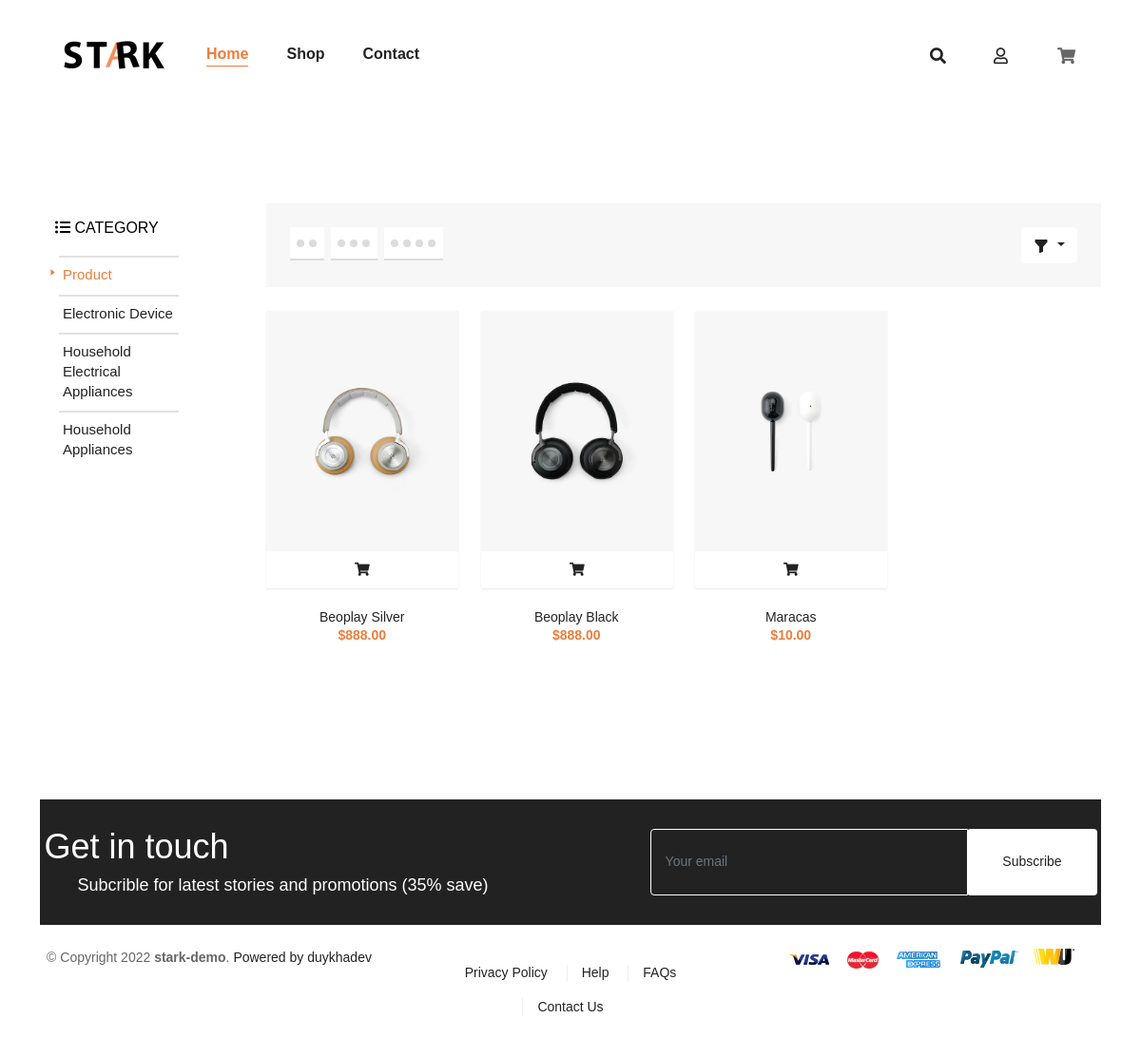
/category.php?id=1, run on the app's committed database.
### tables this page shows
CREATE TABLE IF NOT EXISTS `categories` (
  `id` int(11) NOT NULL AUTO_INCREMENT,
  `category_name` varchar(255) NOT NULL,
  PRIMARY KEY (`id`)
);

CREATE TABLE IF NOT EXISTS `products_categories` (
  `product_id` int(11) NOT NULL,
  `category_id` int(11) NOT NULL,
  PRIMARY KEY (`product_id`,`category_id`)
);

CREATE TABLE IF NOT EXISTS `products` (
  `id` int(11) NOT NULL AUTO_INCREMENT,
  `product_name` varchar(255) NOT NULL,
  `product_price` float NOT NULL,
  `product_photo` varchar(255) NOT NULL,
  `product_description` text,
  `product_star` int DEFAULT NULL,
  `product_like` int DEFAULT '0',
  `product_view` int DEFAULT '0',
  PRIMARY KEY (`id`)
);

### app/models/Model.php (called while the page is built)
<?php
class Model
{
    public static $connection = NULL;
    public function  __construct() {
        if (!self::$connection) {
            self::$connection = new mysqli(DB_HOST, DB_USER, DB_PASS, DB_NAME);
            self::$connection -> set_charset('utf8mb4');
        }
        return self::$connection;
    }
    public function select($sql)
    {
        $sql -> execute();
        $items = $sql -> get_result() -> fetch_all(MYSQLI_ASSOC);
        return $items;
    }
}

### app/models/CategoryModel.php (called while the page is built, shortened)
<?php
class CategoryModel extends Model
{
    public function getAllCategory()
    {
        $sql = parent::$connection -> prepare('SELECT * FROM categories');
        return parent::select($sql);
    }
}

### app/models/ProductModel.php (called while the page is built, shortened)
<?php
class ProductModel extends Model
{
    public function getProductInCategoryByPage($page, $perpage, $id)
    {
        $start = ($page - 1) * $perpage;
        $sql = parent::$connection->prepare('SELECT * FROM products INNER JOIN products_categories ON products.id = products_categories.product_id WHERE category_id=? LIMIT ?, ?;');
        $sql->bind_param('iii', $id, $start, $perpage);
        return parent::select($sql);
    }
}

### category.php (the view, shortened to what this page needs)
<?php
if (isset($_GET['id'])) {
  $productModel = new ProductModel();
  $id = $_GET['id'];
  if (isset($_GET['page'])) {
    $page = $_GET['page'];
  } else {
    $page = 1;
  }
  $perpage = 8;
  $productOfCategoryList = $productModel->getProductInCategoryByPage($page, $perpage, $id);
}
if (isset($_SESSION['category'])) {
  $id = $_SESSION['category'];
  $productModel = new ProductModel();
  if (isset($_GET['page'])) {
    $page = $_GET['page'];
  } else {
    $page = 1;
  }
  $perpage = 8;
  if (isset($_GET['sort'])) {
    $_SESSION['categorySort'] = $_GET['sort'];
    if ($_GET['sort'] == 1) {
      $productOfCategoryList = $productModel->getProductsCategorySortUpFollowPrice($id, $page, $perpage);
    } else if ($_GET['sort'] == 2) {
      $productOfCategoryList = $productModel->getProductsCategorySortDownFollowPrice($id, $page, $perpage);
    } else if ($_GET['sort'] == 3) {
      $productOfCategoryList = $productModel->getProductsCategorySortUpFollowStar($id, $page, $perpage);
    } else if ($_GET['sort'] == 4) {
      $productOfCategoryList = $productModel->getProductsCategorySortDownFollowStar($id, $page, $perpage);
    } else {
      $productOfCategoryList = $productModel->getProductInCategoryByPage($page, $perpage, $id);
    }
  } else {
    $productOfCategoryList = $productModel->getProductInCategoryByPage($page, $perpage, $id);
  }
}
$categoryModel = new CategoryModel();
$categoryList = $categoryModel->getAllCategory();
?>
<!DOCTYPE html>
<html lang="en">
<head>
  <link rel="stylesheet" href="./assets/css/main.css">
  <link href="https://cdn.jsdelivr.net/npm/bootstrap@5.0.2/dist/css/bootstrap.min.css" rel="stylesheet">
  <link rel="stylesheet" href="https://cdnjs.cloudflare.com/ajax/libs/font-awesome/5.15.4/css/all.min.css" />
</head>
<body>
  <header>
    <nav class="navbar navbar-expand-lg navbar-light">
      <div class="container">
        <div class="nav-bar-logo">
          <a href="index.php">
            <img src="./assets/img/files/LOGO.png" alt="Logo">
          </a>
        </div>
        <div class="collapse navbar-collapse" id="navbarSupportedContent">
          <ul class="navbar-nav" style="margin: auto;">
            <li class="nav-bar-item active">
              <a href="index.php" class="nav-bar-link active">
                <span class="nav-bar-title">
                  Home
                </span>
              </a>
            </li>
            <li class="nav-bar-item">
              <a href="#shop" class="nav-bar-link">
                <span class="nav-bar-title">
                  Shop
                </span>
              </a>
            </li>
            <li class="nav-bar-item">
              <a href="#contact" class="nav-bar-link">
                <span class="nav-bar-title">
                  Contact
                </span>
              </a>
            </li>
          </ul>
        </div>
        <div class="nav-bar-list-item">
          <ul class="nav-bar-list-item-list">
            <li>
              <a href="#"><i class="fas fa-search search-btn"></i></a>
            </li>
            <li>
              <a href="formIn.php"><i class="far fa-user"></i></a>
            </li>
            <li>
              <div class="header__cart">
                <div class="header__cart-wrap">
                  <i class="header__cart-icon fas fa-shopping-cart"></i>
                </div>
              </div>
            </li>
          </ul>
        </div>
      </div>
    </nav>
  </header>
  <div class="main-content" id="shop">
    <div class="container">
      <div class="row">
        <div class="col-md-2 col-12 js-sidebar">
          <div class="category">
            <h3 class="category__heading">
              <i class="container__category-heading-icon fas fa-list-ul"></i>
              Category
            </h3>
            <ul class="category-list">
              <li class="category-item category-item--active">
                <a href="#" class="category-item__link">
                  <svg viewBox="0 0 4 7" class="category-svg-icon">
                    <polygon points="4 3.5 0 0 0 7"></polygon>
                  </svg>
                  Product
                </a>
              </li>
              <?php
              foreach ($categoryList as $item) :
              ?>
                <li class="category-item">
                  <a href="category.php?id=<?php echo $item['id'] ?>" class="category-item__link"><?php echo $item['category_name'] ?></a>
                </li>
              <?php
              endforeach
              ?>
            </ul>
          </div>
        </div>
        <div class="col">
          <div class="product-style">
            <div class="product-menu">
              <div class="row">
                <div class="col">
                  <?php
                  if (isset($_SESSION['qtyProductInRow_category']) && $_SESSION['qtyProductInRow_category'] == 2) {
                  ?>
                    <a href="category.php?quantityProductInRow=2" class="btn-view btn-view-2 active"></a>
                    <a href="category.php?quantityProductInRow=3" class="btn-view btn-view-3"></a>
                    <a href="category.php?quantityProductInRow=4" class="btn-view btn-view-4"></a>
                  <?php
                  } else if (isset($_SESSION['qtyProductInRow_category']) && $_SESSION['qtyProductInRow_category'] == 3) {
                  ?>
                    <a href="category.php?quantityProductInRow=2" class="btn-view btn-view-2"></a>
                    <a href="category.php?quantityProductInRow=3" class="btn-view btn-view-3 active"></a>
                    <a href="category.php?quantityProductInRow=4" class="btn-view btn-view-4"></a>
                  <?php
                  } else if (isset($_SESSION['qtyProductInRow_category']) && $_SESSION['qtyProductInRow_category'] == 4) {
                  ?>
                    <a href="category.php?quantityProductInRow=2" class="btn-view btn-view-2"></a>
                    <a href="category.php?quantityProductInRow=3" class="btn-view btn-view-3"></a>
                    <a href="category.php?quantityProductInRow=4" class="btn-view btn-view-4 active"></a>
                  <?php
                  } else {
                  ?>
                    <a href="category.php?quantityProductInRow=2" class="btn-view btn-view-2"></a>
                    <a href="category.php?quantityProductInRow=3" class="btn-view btn-view-3"></a>
                    <a href="category.php?quantityProductInRow=4" class="btn-view btn-view-4"></a>
                  <?php
                  }
                  ?>
                </div>
                <div class="col">
                  <div class="dropdown">
                    <a class="btn btn-secondary dropdown-toggle" href="#" role="button" id="dropdownMenuLink" data-bs-toggle="dropdown" aria-expanded="false">
                      <svg xmlns="http://www.w3.org/2000/svg" width="16" height="16" fill="currentColor" class="bi bi-funnel-fill" viewBox="0 0 16 16">
                        <path d="M1.5 1.5A.5.5 0 0 1 2 1h12a.5.5 0 0 1 .5.5v2a.5.5 0 0 1-.128.334L10 8.692V13.5a.5.5 0 0 1-.342.474l-3 1A.5.5 0 0 1 6 14.5V8.692L1.628 3.834A.5.5 0 0 1 1.5 3.5v-2z" />
                      </svg>
                    </a>
                  </div>
                </div>
              </div>
            </div>
            <div class="row">
              <?php
              foreach ($productOfCategoryList as $item) :
                $productImageActive = explode(',', $item['product_photo'])[0];
              ?>
                <?php
                if (isset($_SESSION['qtyProductInRow_category']) && $_SESSION['qtyProductInRow_category'] == 2) {
                ?>
                  <div class="main-product col-sm-6 col-6 col-lg-6">
                    <div class="product-card">
                      <div class="product-card__image-wr">
                        <a href="product.php?id=<?php echo $item['id'] ?>" style="max-width: 480px;">
                          <img src="./assets/img/products/<?php echo $productImageActive ?>" alt="<?php echo $item['product_name'] ?>">
                        </a>
                      </div>
                      <a href="product.php?id=<?php echo $item['id'] ?>">
                        <div class="product-card-buy">
                          <i class="fas fa-shopping-cart"></i>
                        </div>
                      </a>
                      <div class="product-card__info">
                        <a href="product.php?id=<?php echo $item['id'] ?>" class="product-card__name">
                          <?php echo $item['product_name'] ?>
                        </a>
                        <div class="product-card__price">
                          <span class="money">$<?php printf("%.2f", $item['product_price']) ?></span>
                        </div>
                      </div>
                    </div>
                  </div>
                <?php
                } else {
                ?>
                  <div class="main-product col-sm-6 col-6 col-lg-3">
                    <div class="product-card">
                      <div class="product-card__image-wr">
                        <a href="product.php?id=<?php echo $item['id'] ?>" style="max-width: 480px;">
                          <img src="./assets/img/products/<?php echo $productImageActive ?>" alt="<?php echo $item['product_name'] ?>">
                        </a>
                      </div>
                      <a href="product.php?id=<?php echo $item['id'] ?>">
                        <div class="product-card-buy">
                          <i class="fas fa-shopping-cart"></i>
                        </div>
                      </a>
                      <div class="product-card__info">
                        <a href="product.php?id=<?php echo $item['id'] ?>" class="product-card__name">
                          <?php echo $item['product_name'] ?>
                        </a>
                        <div class="product-card__price">
                          <span class="money">$<?php printf("%.2f", $item['product_price']) ?></span>
                        </div>
                      </div>
                    </div>
                  </div>
                <?php
                }
                ?>
              <?php
              endforeach
              ?>
            </div>
          </div>
        </div>
      </div>
    </div>
  </div>
  <div id="contact" class="footer-container">
    <section class="footer-top text-center">
      <div class="container">
        <div class="footer__newsletter mx-auto">
          <div class="footer__newsletter_title">
            <h2 class="font-weight-bold">
              Get in touch
            </h2>
            <p class="font-family-2">Subcrible for latest stories and promotions (35% save)</p>
          </div>
          <div class="form-vertical">
            <form method="post" action="" id="" class="contact-form">
              <div class="input-group form-group">
                <input class="form-control py-4" type="email" value="" placeholder="Your email" name="" id="">
                <div class="input-group-append">
                  <button type="submit" class="btn btn-theme gradient-theme" name="commit">
                    Subscribe
                  </button>
                </div>
              </div>
            </form>
          </div>
        </div>
      </div>
    </section>
  </div>
  <footer class="footer-mid">
    <div class="container">
      <div class="row">
        <div class="col-lg-4 col-md-12 text-center text-lg-left">
          <div class="footer__powered">
            <p>
              © Copyright 2022
              <b>stark-demo</b>.
              <span>
                <a href="https://github.com/dkhak3">Powered by duykhadev</a>
              </span>
            </p>
          </div>
        </div>
        <div class="col-lg-4 col-md-12 text-center">
          <div class="footer-mid__linklist mt-2">
            <ul>
              <li class="d-inline-block px-3 py-2" style="position: relative ;">
                <a href="#" title="Privacy Policy ">Privacy Policy </a>
              </li>
              <li class="d-inline-block px-3 py-2" style="position: relative ;">
                <a href="#" title=" Help"> Help</a>
              </li>
              <li class="d-inline-block px-3 py-2" style="position: relative ;">
                <a href="#" title="FAQs">FAQs</a>
              </li>
              <li class="d-inline-block px-3 py-2" style="position: relative ;">
                <a href="#" title="Contact Us">Contact Us</a>
              </li>
            </ul>
          </div>
        </div>
        <div class="footer-payment col-lg-4 col-md-12 text-lg-right text-center">
          <img class="mb-4 lazyloaded" src="./assets/img/files/payma.png" alt="">
        </div>
      </div>
    </div>
  </footer>
</body>
</html>

### category.php (style rules this page uses)
.dropdown { text-align: right; }
.product-menu { background-color: #F7F7F7; padding: 25px; margin-bottom: 25px; }
.btn-view { border-bottom: 2px solid #dcdcdc; width: 36px; height: 35px; position: relative; cursor: pointer; padding: 0; display: inline-block; text-align: center; font-size: 0; vertical-align: middle; margin-right: 3px; z-index: 1; background: #fff; }
.btn-view:before { box-shadow: 13px 0 #dcdcdc; background: #dcdcdc; content: ""; top: 13px; position: absolute; left: 7px; width: 8px; height: 8px; border-radius: 50%; }
.btn-view-3 { width: 49px }
.btn-view-3:before { box-shadow: 13px 0 #dcdcdc, 26px 0 #dcdcdc; }
.btn-view-4 { width: 62px; }
.btn-view-4:before { box-shadow: 13px 0 #dcdcdc, 26px 0 #dcdcdc, 39px 0 #dcdcdc; }
.btn-secondary, .btn-secondary:hover, .btn-check:active+.btn-secondary, .btn-check:checked+.btn-secondary, .btn-secondary.active, .btn-secondary:active, .show>.btn-secondary.dropdown-toggle, .btn-check:focus+.btn-secondary, .btn-secondary:focus { background-color: #fff; border-color: #fff; }
.header__cart-wrap::after { cursor: pointer; content: ""; display: block; position: absolute; right: -3px; top: -9px; border-width: 35px 30px; border-style: solid; border-color: transparent transparent transparent transparent; }

### data on the page
categories: category_name "Electronic Device"
categories: category_name "Household Electrical Appliances"
categories: category_name "Household Appliances"
products_categories: shows a picture, product.product_name "Beoplay Silver", product.product_price "888.00"
products_categories: shows a picture, product.product_name "Beoplay Black", product.product_price "888.00"
products_categories: shows a picture, product.product_name "Maracas", product.product_price "10.00"
